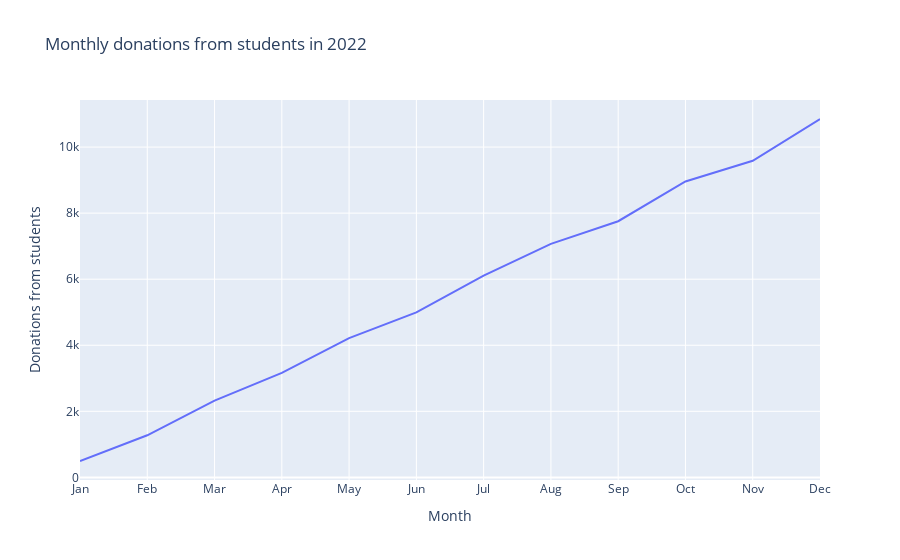

The cell this chart's notebook holds for it:
### Markdown cell above
We can notice that we have December as our highest month in terms of donations with 10850. We can visualize this to analyze the trend better.

### Code cell
fig = px.line(monthly_sum_2022.reset_index(), x='month', y='social_student', title='Monthly donations from students in 2022')
fig.update_xaxes(title='Month')
fig.update_yaxes(title='Donations from students')
fig.show()

### Figure 1 — Plotly figure (JSON) as saved in the notebook; plotly's stock layout.template omitted (floating-point values rounded to 4 significant figures)
{"data": [{"hovertemplate": "month=%{x}<br>social_student=%{y}<extra></extra>", "legendgroup": "", "line": {"color": "#636efa", "dash": "solid"}, "marker": {"symbol": "circle"}, "mode": "lines", "name": "", "orientation": "v", "showlegend": false, "type": "scatter", "x": ["Jan", "Feb", "Mar", "Apr", "May", "Jun", "Jul", "Aug", "Sep", "Oct", "Nov", "Dec"], "xaxis": "x", "y": [496, 1274, 2325, 3165, 4216, 4995, 6107, 7068, 7755, 8959, 9585, 10850], "yaxis": "y"}], "layout": {"legend": {"tracegroupgap": 0}, "title": {"text": "Monthly donations from students in 2022"}, "xaxis": {"anchor": "y", "domain": [0, 1], "title": {"text": "Month"}}, "yaxis": {"anchor": "x", "domain": [0, 1], "title": {"text": "Donations from students"}}}}
